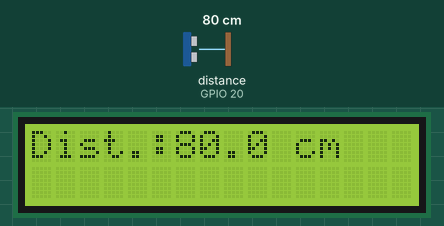
A program run on a simulated Raspberry Pi (BCM pin numbers). On the bench: 16×2 character LCD. The inputs (shaded band) are chosen by the test bench; at power-on: distance to the obstacle (sensor on GPIO 20) 80 cm. The echo pulse lasts 58.3 µs per cm; the clock reads 2024-03-15 10:24:30 at power-on unless the program sets it; what the program prints to the terminal is not drawn.

Above: at 1.2 s.
1.3 s: distance to the obstacle (sensor on GPIO 20) set to 2 cm
At 2.8 s:
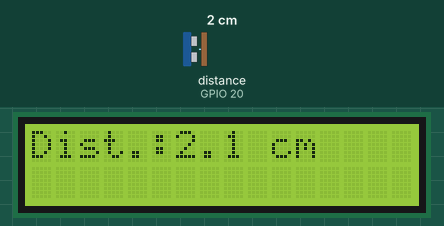
7.3 s: distance to the obstacle (sensor on GPIO 20) set to 4 cm
At 8.6 s:
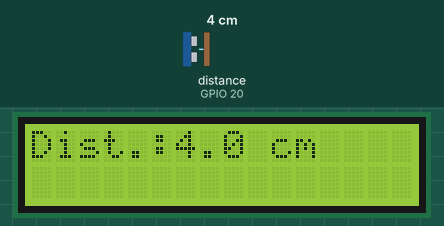
11.6 s: distance to the obstacle (sensor on GPIO 20) set to 9 cm
At 13.3 s:
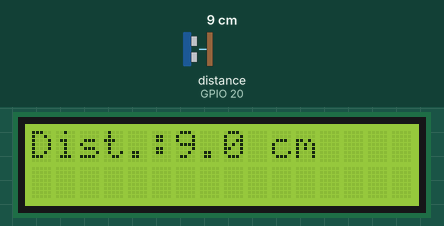
Timing chart, 0 to 14.8 s (numbered marks = the images above; inputs shaded):
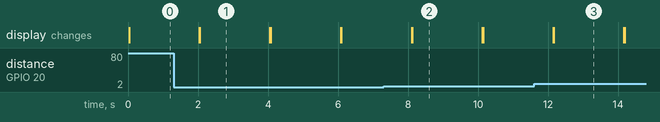

The program:

Ultrasonic_LCD.py
```python
#Libraries
import RPi.GPIO as GPIO #library for Raspberry Pi GPIOs
import time #library to use sleep function
import board
import digitalio
import adafruit_character_lcd.character_lcd as characterlcd

#GPIO Mode (BOARD / BCM)
GPIO.setmode(GPIO.BCM)

# Modify this if you have a different sized character LCD
lcd_columns = 16
lcd_rows = 2

# Raspberry Pi Pin Config:
lcd_rs = digitalio.DigitalInOut(board.D5)
lcd_en = digitalio.DigitalInOut(board.D6)
lcd_d4 = digitalio.DigitalInOut(board.D12)
lcd_d5 = digitalio.DigitalInOut(board.D13)
lcd_d6 = digitalio.DigitalInOut(board.D16)
lcd_d7 = digitalio.DigitalInOut(board.D17)

# Initialise the lcd class
lcd = characterlcd.Character_LCD_Mono(
    lcd_rs, lcd_en, lcd_d4, lcd_d5, lcd_d6, lcd_d7, lcd_columns, lcd_rows)

#set GPIO Pins
TRIGGER = 19  # board pin as trigger
ECHO = 20     # board pin as echo

#set GPIO direction (IN / OUT)
GPIO.setup(TRIGGER, GPIO.OUT)
GPIO.setup(ECHO, GPIO.IN)
lcd.clear()

#function distance will use 2 GPIOs to trigger and echo to calculate distance using the distance formula
def distance():
    # set Trigger to HIGH
    GPIO.output(TRIGGER, True)

    # set Trigger after 0.01ms to LOW
    time.sleep(0.00001)
    GPIO.output(TRIGGER, False)

    StartTime = time.time()
    StopTime = time.time()

    # save StartTime
    while GPIO.input(ECHO) == 0:
        StartTime = time.time()

    # save time of arrival
    while GPIO.input(ECHO) == 1:
        StopTime = time.time()

    # time difference between start and arrival
    TimeElapsed = StopTime - StartTime
    # multiply with the sonic speed (34300 cm/s)
    # and divide by 2, because there and back
    distance = (TimeElapsed * 34300) / 2

    return distance

#simple if statement
if __name__ == '__main__':
    #simple try exception programming
    try:
        while True:
            dist = distance()#we accept the value in a variable dist
            print ("Measured Distance = %.1f cm" % dist)#display dist
            lcd.clear()
            lcd.message = ("Dist.:%.1f cm" % dist)
            time.sleep(2)

        # Reset by pressing CTRL + C
    except KeyboardInterrupt:
        print("Measurement stopped by User")
        GPIO.cleanup()#finally GPIO cleanup to flush all the buffers of the GPIOs used in this code
```

Measured:
- after the input at 1.3 s, the display: first differs from a run without the input after 0.75 s (image 1)
- after the input at 7.3 s, the display: first differs from a run without the input after 0.82 s (image 2)
- after the input at 11.6 s, the display: first differs from a run without the input after 0.57 s (image 3)
- what the display in image 1 shows lasts 2.0 s, from 2.1 s to 4.1 s
